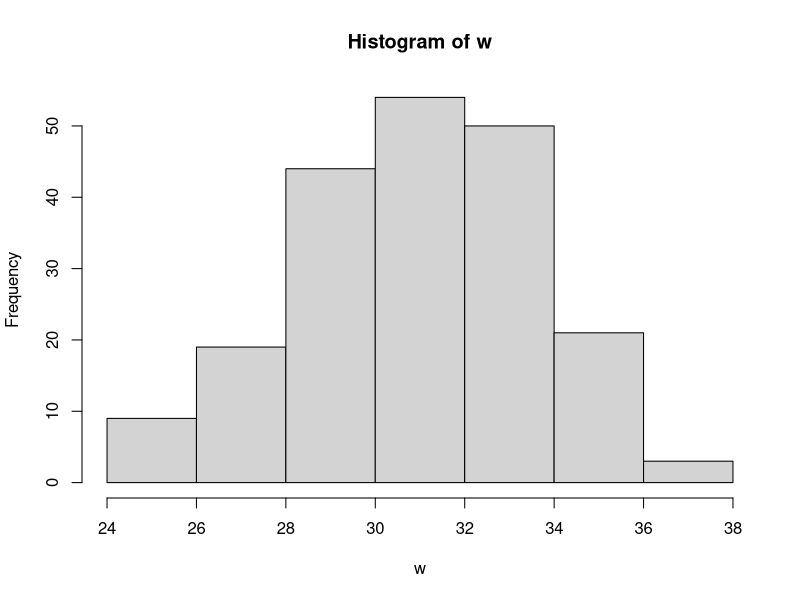

The R script that drew this image:

################################################
# Demonstration of R package survey
# - GREG weighting
#   'model-assisted' method based on a linear regression model
# - Estimation of population means and totals, possibly for subpopulations
# - Variance estimation


library(survey)
data(api)  # load the Academic Performance Data, provided by the survey package

dim(apipop)  # population of schools in California
dim(apisrs)  # a simple random sample from apipop

# based on the sample apisrs, estimate the population total of
# api00 (academic performance index of Californian schools)

# define the regression model
model <- api00 ~ ell + meals + stype + hsg + col.grad + grad.sch
# api00: academic performance index, year 2000
# ell: percentage English language learners
# meals: percentage of students in free or reduced price lunch program
# stype: school type (elementary, middle, high)
# hsg: parent education, percentage high school graduate
# col.grad: parent education, percentage college graduate
# grad.sch: parent education, percentage graduate school

# compute corresponding population totals
XpopT <- colSums(model.matrix(model, apipop))
N <- XpopT[["(Intercept)"]]  # population size

# create the survey design object
des <- svydesign(ids = ~ 1, data = apisrs, weights = ~ pw, fpc = ~ fpc)
summary(des)
weights(des)  # inclusion weights, i.e. inverse sampling probabilities
?svydesign


# compute the calibration or GREG estimator
cal <- calibrate(des, formula = model, population = XpopT)
?calibrate

w <- weights(cal)
hist(w)
# weight diagnostic: square root of design effect of the weights
(deft <- sqrt((1 + var(w)/mean(w)^2)))


# estimation of population total
svytotal(~ api00, des)  # HT estimate
svytotal(~ api00, cal)  # GREG estimate

# estimation of population means
(HT <- svymean(~ api00, des))  # HT estimate
(GREG <- svymean(~ api00, cal))  # GREG estimate

coef(HT); coef(GREG)        # extract the estimates
SE(HT); SE(GREG)            # extract the estimated standard errors
confint(HT); confint(GREG)  # extract approximate 95% confidence intervals

# this is just a demo, and here the true mean is available to check our estimates against:
mean(apipop$api00)


# GREG estimates for subpopulations, e.g. by province
svyby(~ api00, by = ~ stype, design=cal, FUN=svymean)


# detailed estimates:
svyby(~ api00, by = ~ cname, design=cal, FUN=svymean)
# but wait, why are there zero standard errors?
